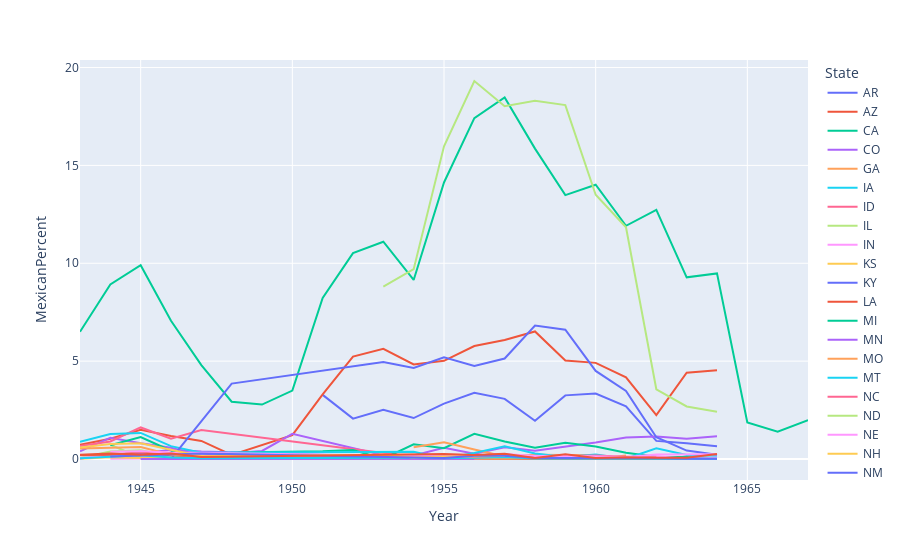

Notebook code cell kept with this figure:
### Code cell
fig = px.line(mexican_year, x='Year', y='MexicanPercent', color='State')
fig.show()

### Figure 1 — Plotly figure (JSON) as saved in the notebook; plotly's stock layout.template omitted (floating-point values rounded to 4 significant figures)
{"data": [{"hovertemplate": "State=AR<br>Year=%{x}<br>MexicanPercent=%{y}<extra></extra>", "legendgroup": "AR", "line": {"color": "#636efa", "dash": "solid"}, "marker": {"symbol": "circle"}, "mode": "lines", "name": "AR", "orientation": "v", "showlegend": true, "type": "scatter", "x": [1951, 1952, 1953, 1954, 1955, 1956, 1957, 1958, 1959, 1960, 1961, 1962, 1963, 1964], "xaxis": "x", "y": [3.276, 2.062, 2.512, 2.092, 2.829, 3.378, 3.072, 1.955, 3.252, 3.343, 2.694, 0.9253, 0.8003, 0.6469], "yaxis": "y"}, {"hovertemplate": "State=AZ<br>Year=%{x}<br>MexicanPercent=%{y}<extra></extra>", "legendgroup": "AZ", "line": {"color": "#EF553B", "dash": "solid"}, "marker": {"symbol": "circle"}, "mode": "lines", "name": "AZ", "orientation": "v", "showlegend": true, "type": "scatter", "x": [1943, 1944, 1945, 1946, 1947, 1948, 1950, 1951, 1952, 1953, 1954, 1955, 1956, 1957, 1958, 1959, 1960, 1961, 1962, 1963, 1964], "xaxis": "x", "y": [0.7231, 1.038, 1.493, 1.179, 0.9231, 0.212, 1.221, 3.306, 5.235, 5.633, 4.829, 5.019, 5.77, 6.083, 6.518, 5.033, 4.912, 4.173, 2.242, 4.411, 4.533], "yaxis": "y"}, {"hovertemplate": "State=CA<br>Year=%{x}<br>MexicanPercent=%{y}<extra></extra>", "legendgroup": "CA", "line": {"color": "#00cc96", "dash": "solid"}, "marker": {"symbol": "circle"}, "mode": "lines", "name": "CA", "orientation": "v", "showlegend": true, "type": "scatter", "x": [1943, 1944, 1945, 1946, 1947, 1948, 1949, 1950, 1951, 1952, 1953, 1954, 1955, 1956, 1957, 1958, 1959, 1960, 1961, 1962, 1963, 1964, 1965, 1966, 1967], "xaxis": "x", "y": [6.499, 8.915, 9.901, 7.064, 4.798, 2.926, 2.783, 3.496, 8.227, 10.52, 11.1, 9.146, 14.13, 17.42, 18.47, 15.86, 13.48, 14.01, 11.91, 12.72, 9.28, 9.482, 1.869, 1.393, 1.99], "yaxis": "y"}, {"hovertemplate": "State=CO<br>Year=%{x}<br>MexicanPercent=%{y}<extra></extra>", "legendgroup": "CO", "line": {"color": "#ab63fa", "dash": "solid"}, "marker": {"symbol": "circle"}, "mode": "lines", "name": "CO", "orientation": "v", "showlegend": true, "type": "scatter", "x": [1943, 1944, 1945, 1946, 1947, 1949, 1950, 1953, 1954, 1955, 1956, 1957, 1958, 1959, 1960, 1961, 1962, 1963, 1964], "xaxis": "x", "y": [0.3944, 1.088, 0.7999, 0.5712, 0.1835, 0.4105, 1.289, 0.1876, 0.1792, 0.5797, 0.2726, 0.6031, 0.4228, 0.635, 0.8384, 1.104, 1.147, 1.035, 1.16], "yaxis": "y"}, {"hovertemplate": "State=GA<br>Year=%{x}<br>MexicanPercent=%{y}<extra></extra>", "legendgroup": "GA", "line": {"color": "#FFA15A", "dash": "solid"}, "marker": {"symbol": "circle"}, "mode": "lines", "name": "GA", "orientation": "v", "showlegend": true, "type": "scatter", "x": [1954, 1955, 1956, 1957, 1959, 1960, 1961], "xaxis": "x", "y": [0.001403, 0.04286, 0.0404, 0.1506, 0.1232, 0.006024, 0.1802], "yaxis": "y"}, {"hovertemplate": "State=IA<br>Year=%{x}<br>MexicanPercent=%{y}<extra></extra>", "legendgroup": "IA", "line": {"color": "#19d3f3", "dash": "solid"}, "marker": {"symbol": "circle"}, "mode": "lines", "name": "IA", "orientation": "v", "showlegend": true, "type": "scatter", "x": [1944, 1945, 1946, 1947, 1953, 1956, 1957, 1959, 1960, 1961, 1962], "xaxis": "x", "y": [0.1805, 0.2694, 0.2132, 0.05694, 0.02748, 0.01414, 0.01153, 0.01127, 0.0135, 0.04668, 0.03103], "yaxis": "y"}, {"hovertemplate": "State=ID<br>Year=%{x}<br>MexicanPercent=%{y}<extra></extra>", "legendgroup": "ID", "line": {"color": "#FF6692", "dash": "solid"}, "marker": {"symbol": "circle"}, "mode": "lines", "name": "ID", "orientation": "v", "showlegend": true, "type": "scatter", "x": [1943, 1944, 1945, 1946, 1947, 1954, 1955, 1956, 1957], "xaxis": "x", "y": [0.6594, 0.8948, 1.612, 1.035, 1.48, 0.1156, 0.09713, 0.1964, 0.03645], "yaxis": "y"}, {"hovertemplate": "State=IL<br>Year=%{x}<br>MexicanPercent=%{y}<extra></extra>", "legendgroup": "IL", "line": {"color": "#B6E880", "dash": "solid"}, "marker": {"symbol": "circle"}, "mode": "lines", "name": "IL", "orientation": "v", "showlegend": true, "type": "scatter", "x": [1944, 1945, 1946, 1947, 1953, 1954, 1959, 1960, 1963], "xaxis": "x", "y": [0.7288, 0.07105, 0.1216, 0.1251, 0.01734, 0.01448, 0.01267, 0.008344, 0.008197], "yaxis": "y"}, {"hovertemplate": "State=IN<br>Year=%{x}<br>MexicanPercent=%{y}<extra></extra>", "legendgroup": "IN", "line": {"color": "#FF97FF", "dash": "solid"}, "marker": {"symbol": "circle"}, "mode": "lines", "name": "IN", "orientation": "v", "showlegend": true, "type": "scatter", "x": [1944, 1945, 1946, 1947, 1952, 1953, 1954, 1955, 1956, 1957, 1958, 1959, 1960, 1961, 1962, 1964], "xaxis": "x", "y": [0.01917, 0.03028, 0.0175, 0.02402, 0.09969, 0.1189, 0.01436, 0.02247, 0.03679, 0.03741, 0.02407, 0.02949, 0.0634, 0.04684, 0.05261, 0.02106], "yaxis": "y"}, {"hovertemplate": "State=KS<br>Year=%{x}<br>MexicanPercent=%{y}<extra></extra>", "legendgroup": "KS", "line": {"color": "#FECB52", "dash": "solid"}, "marker": {"symbol": "circle"}, "mode": "lines", "name": "KS", "orientation": "v", "showlegend": true, "type": "scatter", "x": [1943, 1944, 1945, 1946, 1947, 1956, 1958, 1959, 1960, 1961, 1962, 1963, 1964], "xaxis": "x", "y": [0.01707, 0.09233, 0.0565, 0.06793, 0.03312, 0.002827, 0.004667, 0.006985, 0.009172, 0.02405, 0.03154, 0.01759, 0.02025], "yaxis": "y"}, {"hovertemplate": "State=KY<br>Year=%{x}<br>MexicanPercent=%{y}<extra></extra>", "legendgroup": "KY", "line": {"color": "#636efa", "dash": "solid"}, "marker": {"symbol": "circle"}, "mode": "lines", "name": "KY", "orientation": "v", "showlegend": true, "type": "scatter", "x": [1956, 1957, 1958, 1959, 1960, 1961], "xaxis": "x", "y": [0.06035, 0.04799, 0.02588, 0.05237, 0.04005, 0.02385], "yaxis": "y"}, {"hovertemplate": "State=LA<br>Year=%{x}<br>MexicanPercent=%{y}<extra></extra>", "legendgroup": "LA", "line": {"color": "#EF553B", "dash": "solid"}, "marker": {"symbol": "circle"}, "mode": "lines", "name": "LA", "orientation": "v", "showlegend": true, "type": "scatter", "x": [1953], "xaxis": "x", "y": [0.04652], "yaxis": "y"}, {"hovertemplate": "State=MI<br>Year=%{x}<br>MexicanPercent=%{y}<extra></extra>", "legendgroup": "MI", "line": {"color": "#00cc96", "dash": "solid"}, "marker": {"symbol": "circle"}, "mode": "lines", "name": "MI", "orientation": "v", "showlegend": true, "type": "scatter", "x": [1944, 1945, 1946, 1947, 1948, 1951, 1952, 1953, 1954, 1955, 1956, 1957, 1958, 1959, 1960, 1961, 1962, 1963, 1964], "xaxis": "x", "y": [0.7006, 1.122, 0.4246, 0.02616, 0.3271, 0.3949, 0.4632, 0.01734, 0.7532, 0.5538, 1.285, 0.8989, 0.5774, 0.8363, 0.644, 0.3193, 0.1174, 0.1062, 0.03405], "yaxis": "y"}, {"hovertemplate": "State=MN<br>Year=%{x}<br>MexicanPercent=%{y}<extra></extra>", "legendgroup": "MN", "line": {"color": "#ab63fa", "dash": "solid"}, "marker": {"symbol": "circle"}, "mode": "lines", "name": "MN", "orientation": "v", "showlegend": true, "type": "scatter", "x": [1943, 1944, 1945, 1946, 1947, 1954, 1955, 1956, 1957, 1958, 1959, 1960, 1961, 1962, 1963, 1964], "xaxis": "x", "y": [0.02778, 0.1894, 0.2669, 0.4763, 0.3773, 0.05112, 0.04088, 0.06508, 0.0928, 0.04266, 0.01717, 0.02712, 0.01399, 0.01398, 0.0152, 0.007107], "yaxis": "y"}, {"hovertemplate": "State=MO<br>Year=%{x}<br>MexicanPercent=%{y}<extra></extra>", "legendgroup": "MO", "line": {"color": "#FFA15A", "dash": "solid"}, "marker": {"symbol": "circle"}, "mode": "lines", "name": "MO", "orientation": "v", "showlegend": true, "type": "scatter", "x": [1954, 1955, 1956, 1957, 1958, 1959, 1960], "xaxis": "x", "y": [0.6024, 0.8566, 0.4883, 0.1318, 0.2188, 0.2223, 0.191], "yaxis": "y"}, {"hovertemplate": "State=MT<br>Year=%{x}<br>MexicanPercent=%{y}<extra></extra>", "legendgroup": "MT", "line": {"color": "#19d3f3", "dash": "solid"}, "marker": {"symbol": "circle"}, "mode": "lines", "name": "MT", "orientation": "v", "showlegend": true, "type": "scatter", "x": [1943, 1944, 1945, 1946, 1947, 1954, 1955, 1956, 1957, 1958, 1959, 1960, 1961, 1962, 1963, 1964], "xaxis": "x", "y": [0.8843, 1.272, 1.334, 0.6566, 0.3195, 0.3695, 0.03166, 0.313, 0.6543, 0.2819, 0.09893, 0.2354, 0.01412, 0.5457, 0.203, 0.1617], "yaxis": "y"}, {"hovertemplate": "State=NC<br>Year=%{x}<br>MexicanPercent=%{y}<extra></extra>", "legendgroup": "NC", "line": {"color": "#FF6692", "dash": "solid"}, "marker": {"symbol": "circle"}, "mode": "lines", "name": "NC", "orientation": "v", "showlegend": true, "type": "scatter", "x": [1947], "xaxis": "x", "y": [0.0658], "yaxis": "y"}, {"hovertemplate": "State=ND<br>Year=%{x}<br>MexicanPercent=%{y}<extra></extra>", "legendgroup": "ND", "line": {"color": "#B6E880", "dash": "solid"}, "marker": {"symbol": "circle"}, "mode": "lines", "name": "ND", "orientation": "v", "showlegend": true, "type": "scatter", "x": [1943, 1944, 1945, 1946, 1947, 1957, 1959], "xaxis": "x", "y": [0.05864, 0.378, 0.4485, 0.1485, 0.0004886, 0.05763, 0.01268], "yaxis": "y"}, {"hovertemplate": "State=NE<br>Year=%{x}<br>MexicanPercent=%{y}<extra></extra>", "legendgroup": "NE", "line": {"color": "#FF97FF", "dash": "solid"}, "marker": {"symbol": "circle"}, "mode": "lines", "name": "NE", "orientation": "v", "showlegend": true, "type": "scatter", "x": [1943, 1944, 1945, 1946, 1947, 1954, 1955, 1956, 1957, 1958, 1959, 1960, 1961, 1962, 1963, 1964], "xaxis": "x", "y": [0.06744, 0.1517, 0.3786, 0.275, 0.165, 0.01686, 0.02918, 0.02458, 0.1125, 0.04167, 0.02254, 0.02948, 0.01406, 0.1408, 0.01439, 0.06266], "yaxis": "y"}, {"hovertemplate": "State=NH<br>Year=%{x}<br>MexicanPercent=%{y}<extra></extra>", "legendgroup": "NH", "line": {"color": "#FECB52", "dash": "solid"}, "marker": {"symbol": "circle"}, "mode": "lines", "name": "NH", "orientation": "v", "showlegend": true, "type": "scatter", "x": [1956], "xaxis": "x", "y": [0.09518], "yaxis": "y"}, {"hovertemplate": "State=NM<br>Year=%{x}<br>MexicanPercent=%{y}<extra></extra>", "legendgroup": "NM", "line": {"color": "#636efa", "dash": "solid"}, "marker": {"symbol": "circle"}, "mode": "lines", "name": "NM", "orientation": "v", "showlegend": true, "type": "scatter", "x": [1946, 1948, 1953, 1954, 1955, 1956, 1957, 1958, 1959, 1960, 1961, 1962, 1963, 1964], "xaxis": "x", "y": [0.008986, 3.851, 4.961, 4.649, 5.198, 4.757, 5.135, 6.817, 6.607, 4.501, 3.478, 1.115, 0.4324, 0.2193], "yaxis": "y"}, {"hovertemplate": "State=NV<br>Year=%{x}<br>MexicanPercent=%{y}<extra></extra>", "legendgroup": "NV", "line": {"color": "#EF553B", "dash": "solid"}, "marker": {"symbol": "circle"}, "mode": "lines", "name": "NV", "orientation": "v", "showlegend": true, "type": "scatter", "x": [1943, 1944, 1945, 1946, 1947, 1956, 1957, 1958, 1959, 1960, 1961, 1962, 1963], "xaxis": "x", "y": [0.2035, 0.2221, 0.3493, 0.1941, 0.09858, 0.005917, 0.007319, 0.01022, 0.01767, 0.03227, 0.01368, 0.01734, 0.02395], "yaxis": "y"}, {"hovertemplate": "State=NY<br>Year=%{x}<br>MexicanPercent=%{y}<extra></extra>", "legendgroup": "NY", "line": {"color": "#00cc96", "dash": "solid"}, "marker": {"symbol": "circle"}, "mode": "lines", "name": "NY", "orientation": "v", "showlegend": true, "type": "scatter", "x": [1947], "xaxis": "x", "y": [0.06725], "yaxis": "y"}, {"hovertemplate": "State=OH<br>Year=%{x}<br>MexicanPercent=%{y}<extra></extra>", "legendgroup": "OH", "line": {"color": "#ab63fa", "dash": "solid"}, "marker": {"symbol": "circle"}, "mode": "lines", "name": "OH", "orientation": "v", "showlegend": true, "type": "scatter", "x": [1945, 1956], "xaxis": "x", "y": [0.000625, 0.01696], "yaxis": "y"}, {"hovertemplate": "State=OR<br>Year=%{x}<br>MexicanPercent=%{y}<extra></extra>", "legendgroup": "OR", "line": {"color": "#FFA15A", "dash": "solid"}, "marker": {"symbol": "circle"}, "mode": "lines", "name": "OR", "orientation": "v", "showlegend": true, "type": "scatter", "x": [1943, 1944, 1945, 1946, 1947, 1953, 1955, 1956, 1957, 1962], "xaxis": "x", "y": [0.5396, 0.5907, 0.6164, 0.222, 0.15, 0.06476, 0.1498, 0.05625, 0.02774, 0.06], "yaxis": "y"}, {"hovertemplate": "State=SD<br>Year=%{x}<br>MexicanPercent=%{y}<extra></extra>", "legendgroup": "SD", "line": {"color": "#19d3f3", "dash": "solid"}, "marker": {"symbol": "circle"}, "mode": "lines", "name": "SD", "orientation": "v", "showlegend": true, "type": "scatter", "x": [1943, 1944, 1945, 1946, 1947, 1954, 1955, 1956, 1957, 1958, 1961, 1962, 1963, 1964], "xaxis": "x", "y": [0.03586, 0.1262, 0.1933, 0.07521, 0.04293, 0.06049, 0.03569, 0.06966, 0.1003, 0.01967, 0.01247, 0.01857, 0.0138, 0.01582], "yaxis": "y"}, {"hovertemplate": "State=TN<br>Year=%{x}<br>MexicanPercent=%{y}<extra></extra>", "legendgroup": "TN", "line": {"color": "#FF6692", "dash": "solid"}, "marker": {"symbol": "circle"}, "mode": "lines", "name": "TN", "orientation": "v", "showlegend": true, "type": "scatter", "x": [1954, 1955, 1956, 1957, 1958, 1959, 1960, 1961, 1962], "xaxis": "x", "y": [0.1627, 0.1758, 0.1199, 0.1856, 0.1152, 0.1552, 0.1824, 0.1167, 0.07432], "yaxis": "y"}, {"hovertemplate": "State=TX<br>Year=%{x}<br>MexicanPercent=%{y}<extra></extra>", "legendgroup": "TX", "line": {"color": "#B6E880", "dash": "solid"}, "marker": {"symbol": "circle"}, "mode": "lines", "name": "TX", "orientation": "v", "showlegend": true, "type": "scatter", "x": [1953, 1954, 1955, 1956, 1957, 1958, 1959, 1960, 1961, 1962, 1963, 1964], "xaxis": "x", "y": [8.806, 9.696, 15.98, 19.31, 18.03, 18.3, 18.08, 13.5, 11.84, 3.564, 2.685, 2.414], "yaxis": "y"}, {"hovertemplate": "State=UT<br>Year=%{x}<br>MexicanPercent=%{y}<extra></extra>", "legendgroup": "UT", "line": {"color": "#FF97FF", "dash": "solid"}, "marker": {"symbol": "circle"}, "mode": "lines", "name": "UT", "orientation": "v", "showlegend": true, "type": "scatter", "x": [1944, 1945, 1946, 1947, 1954, 1955, 1956, 1957, 1958, 1959, 1960, 1961, 1962, 1963, 1964], "xaxis": "x", "y": [0.3655, 0.393, 0.3277, 0.3221, 0.1357, 0.1704, 0.1752, 0.2554, 0.1555, 0.1713, 0.1579, 0.1075, 0.2361, 0.2418, 0.2404], "yaxis": "y"}, {"hovertemplate": "State=WA<br>Year=%{x}<br>MexicanPercent=%{y}<extra></extra>", "legendgroup": "WA", "line": {"color": "#FECB52", "dash": "solid"}, "marker": {"symbol": "circle"}, "mode": "lines", "name": "WA", "orientation": "v", "showlegend": true, "type": "scatter", "x": [1943, 1944, 1945, 1946, 1947, 1953, 1954, 1955, 1956, 1957], "xaxis": "x", "y": [0.5818, 0.7669, 0.8039, 0.4688, 0.143, 0.2164, 0.08161, 0.1329, 0.1265, 0.15], "yaxis": "y"}, {"hovertemplate": "State=WI<br>Year=%{x}<br>MexicanPercent=%{y}<extra></extra>", "legendgroup": "WI", "line": {"color": "#636efa", "dash": "solid"}, "marker": {"symbol": "circle"}, "mode": "lines", "name": "WI", "orientation": "v", "showlegend": true, "type": "scatter", "x": [1944, 1945, 1946, 1947, 1954, 1955, 1956, 1957, 1958, 1959, 1960, 1961, 1962, 1963, 1964], "xaxis": "x", "y": [0.1289, 0.1804, 0.2176, 0.2789, 0.078, 0.05059, 0.1695, 0.1714, 0.05471, 0.06168, 0.05328, 0.04553, 0.05291, 0.01677, 0.01958], "yaxis": "y"}, {"hovertemplate": "State=WY<br>Year=%{x}<br>MexicanPercent=%{y}<extra></extra>", "legendgroup": "WY", "line": {"color": "#EF553B", "dash": "solid"}, "marker": {"symbol": "circle"}, "mode": "lines", "name": "WY", "orientation": "v", "showlegend": true, "type": "scatter", "x": [1943, 1944, 1945, 1946, 1947, 1954, 1955, 1956, 1957, 1958, 1959, 1960, 1961, 1962, 1963, 1964], "xaxis": "x", "y": [0.2147, 0.2782, 0.2156, 0.2822, 0.09841, 0.2455, 0.2552, 0.2047, 0.2736, 0.04796, 0.2374, 0.04807, 0.08362, 0.07052, 0.06826, 0.2532], "yaxis": "y"}], "layout": {"autosize": true, "legend": {"title": {"text": "State"}, "tracegroupgap": 0}, "margin": {"t": 60}, "xaxis": {"anchor": "y", "autorange": true, "domain": [0, 1], "range": [1943, 1967], "title": {"text": "Year"}, "type": "linear"}, "yaxis": {"anchor": "x", "autorange": true, "domain": [0, 1], "range": [-1.072, 20.38], "title": {"text": "MexicanPercent"}, "type": "linear"}}}
